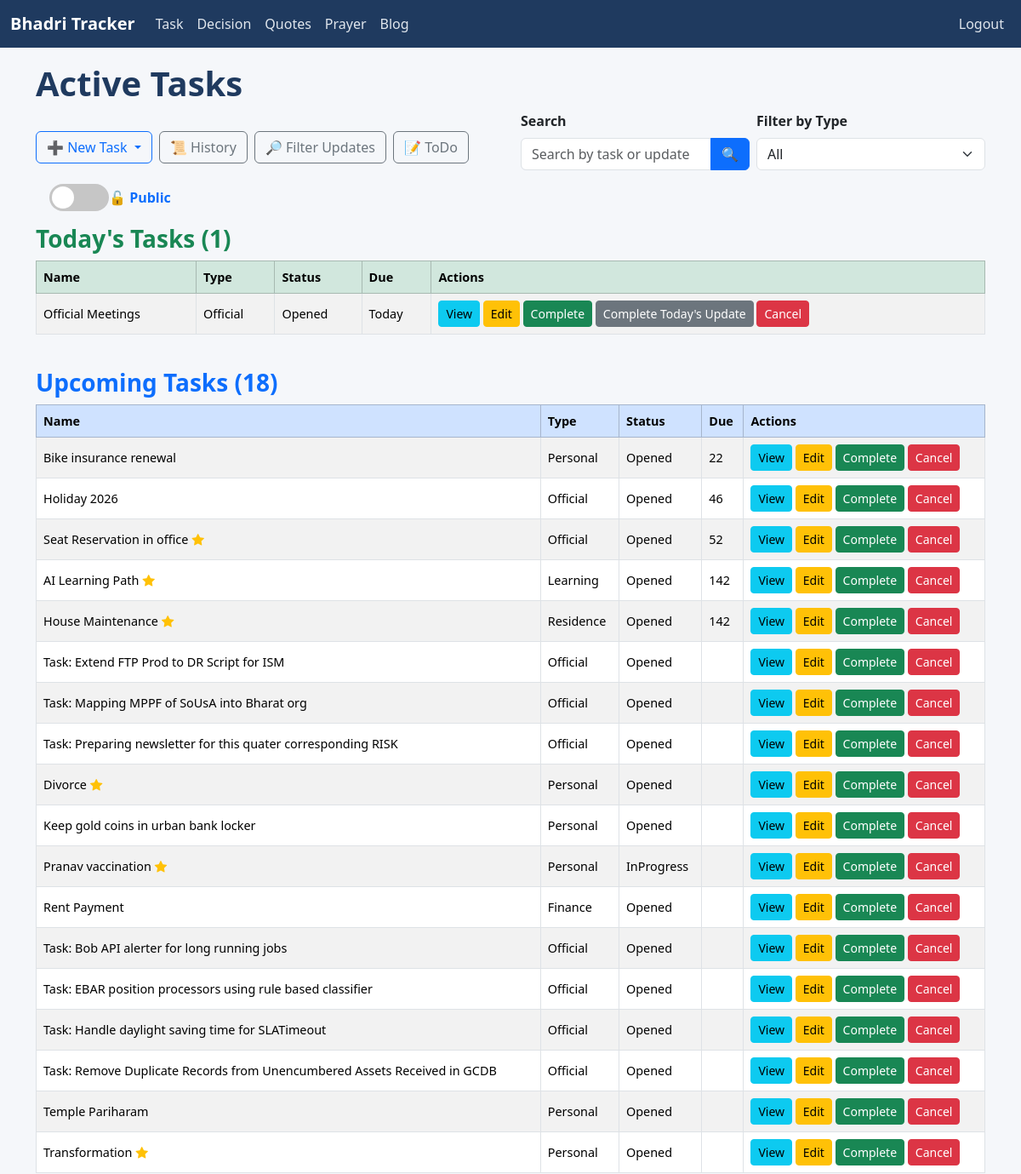
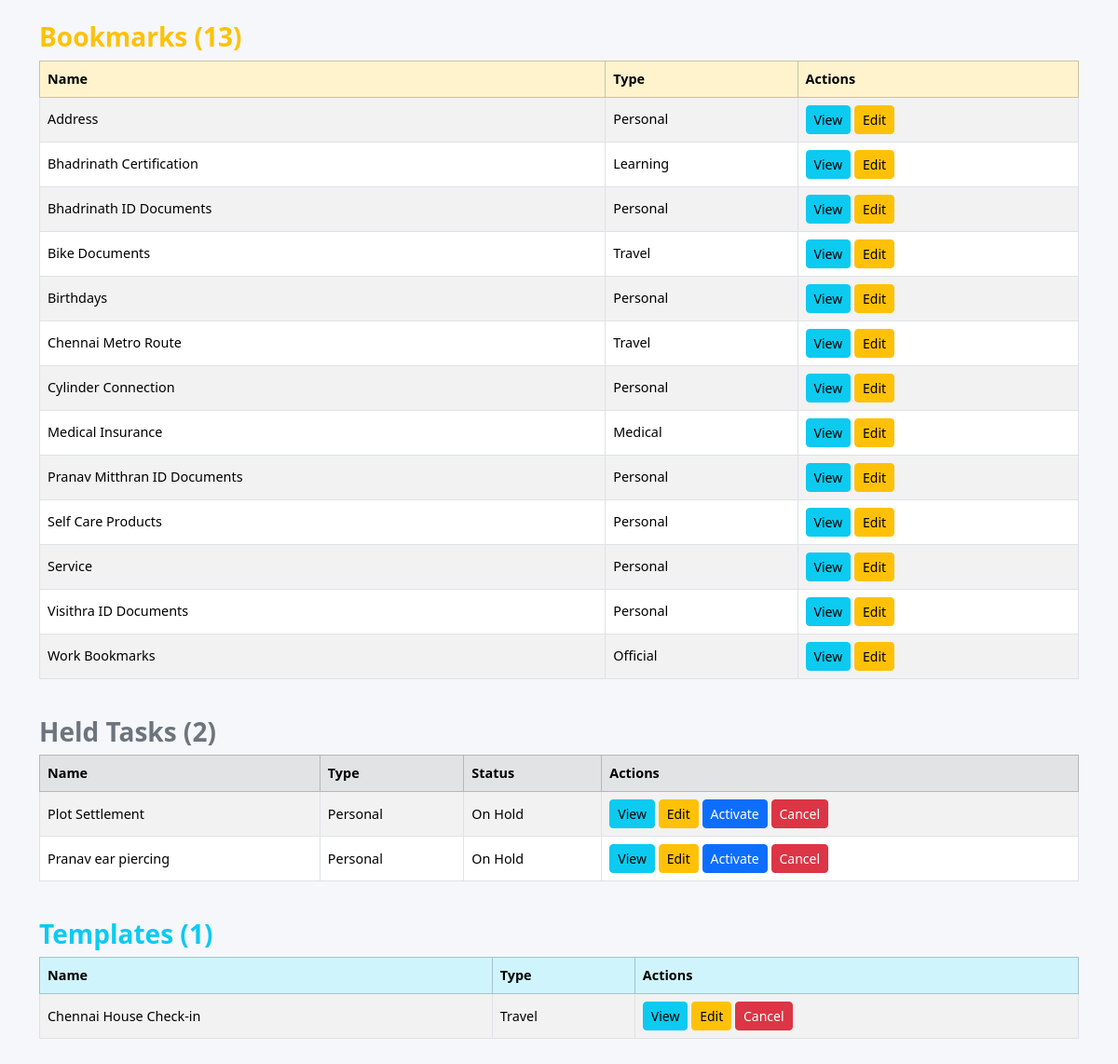
The app's page / (signed in), older data (2 pictures, top to bottom).
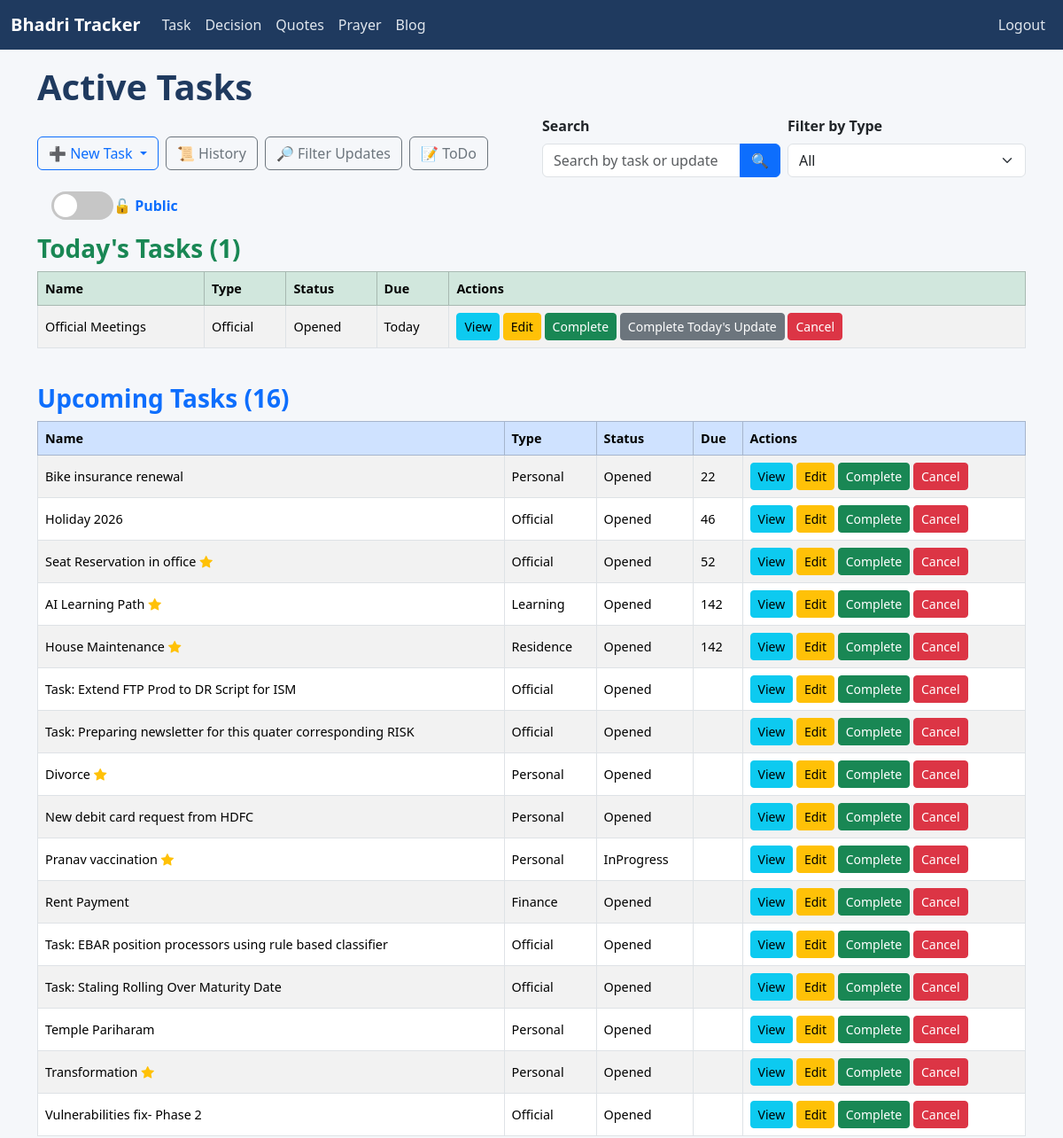
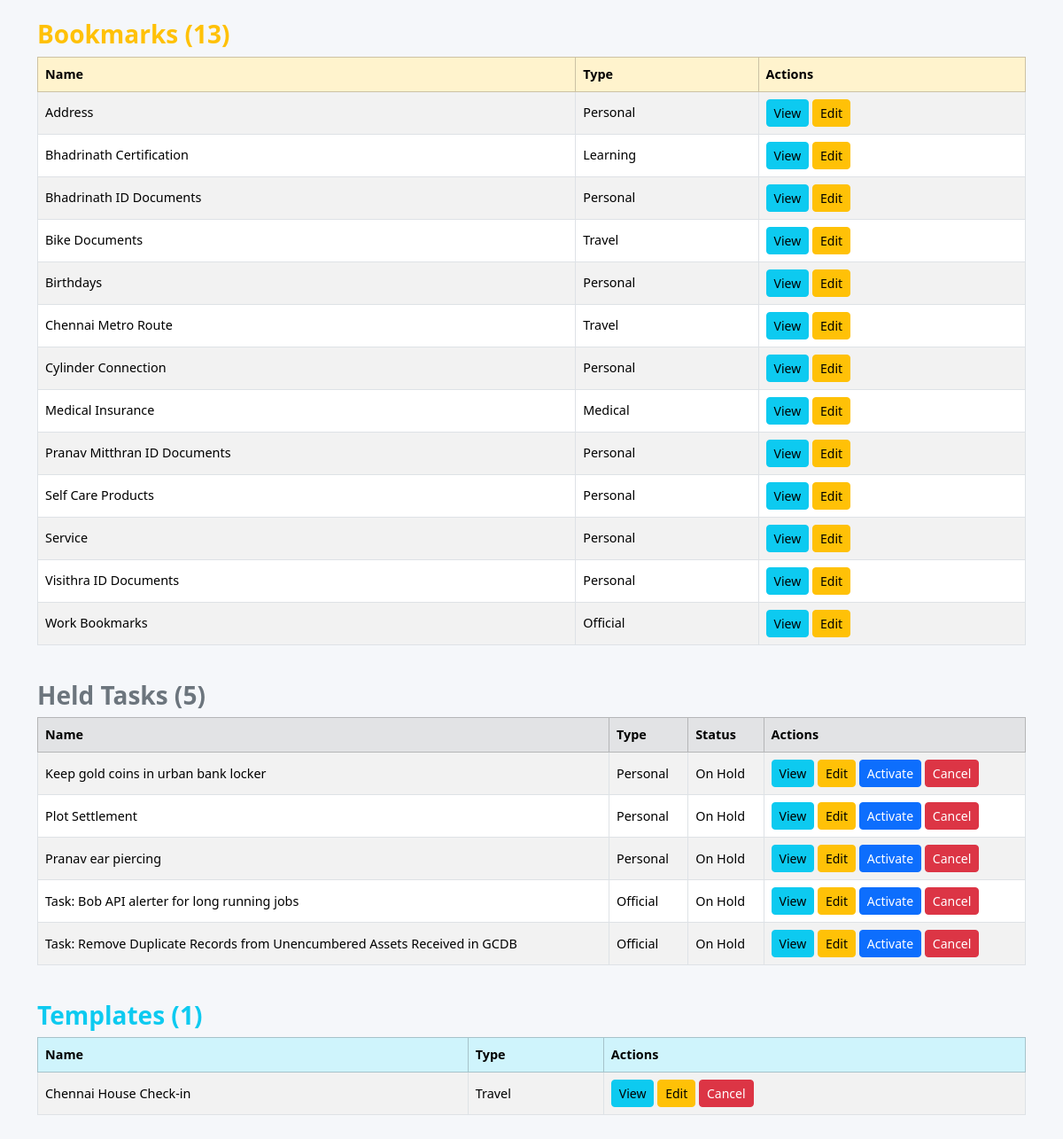
The same page, newer data (2 pictures, top to bottom).
### tracker/models.py (models this page shows, shortened)
class Task(models.Model):
    STATUS_CHOICES = [
        ('Opened', 'Opened'),
        ('InProgress', 'In Progress'),
        ('Completed', 'Completed'),
        ('Cancelled', 'Cancelled'),
        ('Hold', 'Hold'),
    ]
    name = models.CharField(max_length=200)
    status = models.CharField(max_length=20, choices=STATUS_CHOICES, default='Opened')
    task_type = models.ForeignKey(TaskType, on_delete=models.CASCADE)
    started_date = models.DateField(default=timezone.localtime(), null=True, blank=True)
    created_date = models.DateField(auto_now_add=True)
    updated_date = models.DateField(auto_now=True)
    completed_date = models.DateField(null=True, blank=True)
    target_date = models.DateField(default=timezone.localtime(), null=True, blank=True)
    is_bookmark = models.BooleanField(default=False)
    is_private = models.BooleanField(default=False)
    is_important = models.BooleanField(default=False)
    is_template = models.BooleanField(default=False)
    @property
    def days_till_upcoming(self):
        today = timezone.localdate()
        dates = []
        if self.started_date and self.started_date >= today:
            dates.append(self.started_date)
        if self.target_date and self.target_date >= today:
            dates.append(self.target_date)
        for upd in self.updates.all():
            if upd.status not in ['Completed', 'Cancelled'] and upd.date and upd.date >= today:
                dates.append(upd.date)
        if not dates:
            return None
        return (min(dates) - today).days

class TaskType(models.Model):
    name = models.CharField(max_length=50, unique=True)
    class Meta:
        ordering = ['name']

class Update(models.Model):
    STATUS_CHOICES = [
        ('Opened', 'Opened'),
        ('InProgress', 'In Progress'),
        ('Completed', 'Completed'),
        ('Cancelled', 'Cancelled')
    ]
    REMINDER_CHOICE = [
        ('Days', 'Days'),
        ('Workweek', 'Workweek'),
        ('Weekly', 'Weekly'),
        ('Monthly', 'Monthly'),
        ('Yearly', 'Yearly'),
    ]
    task = models.ForeignKey(Task, on_delete=models.CASCADE, related_name='updates')
    date = models.DateField(default=timezone.localtime(), null=True, blank=True)
    start_time = models.TimeField(null=True, blank=True)
    end_time = models.TimeField(null=True, blank=True)
    description = models.TextField()
    is_check_box = models.BooleanField(default=False)
    status = models.CharField(max_length=20, choices=STATUS_CHOICES, default='Opened')
    reminder_type = models.CharField(max_length=20, choices=REMINDER_CHOICE, null=True, blank=True)
    can_store_reminder = models.BooleanField(default=False)
    date_to_remind = models.IntegerField(null=True, blank=True)
    auto_reminder_handle = models.BooleanField(default=True)

### tracker/views.py (the view)
# urls.py: path('', views.TaskListView.as_view(), name='task_list'),
class TaskListView(LoginRequiredMixin, ListView):
    model = Task
    template_name = 'tracker/task_list.html'
    context_object_name = 'tasks'
    def get_queryset(self):
        queryset = Task.objects.exclude(
            status__in=['Completed', 'Cancelled', 'Hold']
        ).exclude(
            is_bookmark=True
        ).exclude(
            is_template=True
        )
        view_mode = self.request.GET.get('view', 'public')
        if view_mode == "private":
            user_profile = getattr(self.request.user, "userprofile", None)
            if user_profile is None or not user_profile.special_privilege_password:
                messages.error(self.request, "You do not have access to private tasks.")
                return Task.objects.none()
            if not self.request.session.get("private_access"):
                raise PermissionError("PRIVATE_ACCESS_REQUIRED")
            queryset = queryset.filter(is_private=True)
        elif view_mode == "public":
            self.request.session['private_access'] = False
            queryset = queryset.filter(is_private=False)
        search_query = self.request.GET.get('search')
        if search_query:
            queryset = queryset.filter(
                Q(name__icontains=search_query) |
                Q(updates__description__icontains=search_query)
            ).distinct()
        task_type_id = self.request.GET.get('task_type')
        if task_type_id:
            queryset = queryset.filter(task_type_id=task_type_id)
        tasks = list(queryset)
        tasks = [t for t in tasks if t.days_till_upcoming != 0]
        tasks.sort(
            key=lambda t: (
                t.days_till_upcoming is None,
                t.days_till_upcoming,
                t.target_date is None,
                t.target_date,
                t.name.lower(),
            )
        )
        return tasks
    def get_context_data(self, **kwargs):
        context = super().get_context_data(**kwargs)
        task_type_id = self.request.GET.get('task_type')
        search_query = self.request.GET.get('search', '')
        view_mode = self.request.GET.get('view', 'public')
        context['task_types'] = TaskType.objects.all()
        context['selected_type'] = int(task_type_id) if task_type_id else None
        context['search_query'] = search_query
        context['view_mode'] = view_mode
        common_filters = {}
        if task_type_id:
            common_filters['task_type_id'] = task_type_id
        if search_query:
            common_filters['name__icontains'] = search_query
        if view_mode == "private":
            common_filters['is_private'] = True
        base_queryset = Task.objects.filter(**common_filters) \
            .exclude(status__in=['Completed', 'Cancelled', 'Hold']) \
            .exclude(is_bookmark=True) \
            .exclude(is_template=True) \
            .order_by('name')
        today_tasks = [
            task for task in base_queryset
            if task.days_till_upcoming == 0
        ]
        context['today_tasks'] = today_tasks
        if view_mode == "public":
            common_filters['is_private'] = False
        held_tasks = Task.objects.filter(
            status__in=['Hold'],
            **common_filters
        ).exclude(is_template=True).order_by('name')
        context['held_tasks'] = held_tasks
        bookmarked_tasks = Task.objects.filter(
            is_bookmark=True,
            status__in=['Opened', 'InProgress'],
            **common_filters
        ).exclude(is_template=True).order_by('name')
        context['bookmarked_tasks'] = bookmarked_tasks
        template_tasks = Task.objects.filter(
            is_template=True,
            **common_filters
        ).order_by('name')
        context['template_tasks'] = template_tasks
        return context
    def dispatch(self, request, *args, **kwargs):
        try:
            return super().dispatch(request, *args, **kwargs)
        except PermissionError as e:
            if str(e) == "PRIVATE_ACCESS_REQUIRED":
                return redirect("private_access", "tracker:task_list")
            raise

### tracker/context_processors.py (called while the page is built)
def active_notifications(request):
    today = timezone.localdate()
    notifications = Notification.objects.filter(
        is_completed=False,
        date__gte=today,
        date__lte=today + timedelta(days=7)
    ).order_by('date')
    return {
        'active_notifications': notifications
    }

### templates/tracker/task_list.html (shortened to what the changed rows need)
{% extends 'base.html' %}
{% load static %}
{% block style %}
<link rel="stylesheet" href="{% static 'css/task_list.css' %}">
{% endblock %}
{% block content %}
<h1>Active Tasks</h1>
<div class="row align-items-end mb-3">
  <div class="col-md-6 mb-2">
  </div>
  <div class="col-md-6">
  </div>
</div>
<div class="toggle-container mb-3 ms-3">
  <a href="{% if view_mode == 'public' %}{% url 'private_access' 'tracker:task_list' %}{% else %}?view=public{% endif %}"
     class="text-decoration-none d-flex align-items-center">
  </a>
</div>
{% if today_tasks %}
  <h3 class="text-success mb-2">Today's Tasks ({{ today_tasks|length }})</h3>
  <div class="table-responsive mb-4">
    <table class="table table-bordered table-striped align-middle text-nowrap">
      <thead class="table-success">
        <tr>
          <th>Name</th>
          <th>Type</th>
          <th>Status</th>
          <th>Due</th>
          <th>Actions</th>
        </tr>
      </thead>
      <tbody>
        {% for task in today_tasks %}
          {% if task.is_private and view_mode == "public" %}
            <tr>
                <td colspan="5" class="text-center text-muted">
                    <i class="bi bi-eye-slash-fill"></i> Private Task
                </td>
            </tr>
          {% else %}
            <tr>
              <td>{{ task.name }}{% if task.is_important %}<i class="bi bi-star-fill text-warning ms-1"></i>{% endif %}</td>
              <td>{{ task.task_type.name }}</td>
              <td>{{ task.status }}</td>
              <td>{% if task.days_till_upcoming == 0 %}Today{% elif task.days_till_upcoming > 0 %}{{ task.days_till_upcoming }}{% endif %}</td>
              <td>
                <a href="{% url 'tracker:update_list' task.id %}" class="btn btn-sm btn-info">View</a>
                <a href="{% url 'tracker:task_update' task.id %}" class="btn btn-sm btn-warning">Edit</a>
                <a href="{% url 'tracker:mark_task_complete' task.id %}" class="btn btn-sm btn-success">Complete</a>
                <form method="post" action="{% url 'tracker:complete_today_task_updates' task.id %}" class="d-inline">
                    <button type="submit" class="btn btn-sm btn-secondary">
                    Complete Today's Update
                    </button>
                </form>
                <a href="{% url 'tracker:mark_task_cancel' task.id %}" class="btn btn-sm btn-danger">Cancel</a>
              </td>
            </tr>
          {% endif %}
        {% endfor %}
      </tbody>
    </table>
  </div>
{% endif %}
<h3 class="text-primary mb-2">Upcoming Tasks ({{ tasks|length }})</h3>
<div class="table-responsive">
  <table class="table table-striped table-bordered align-middle text-nowrap">
    <thead class="table-primary">
      <tr>
        <th>Name</th>
        <th>Type</th>
        <th>Status</th>
        <th>Due</th>
        <th>Actions</th>
      </tr>
    </thead>
    <tbody>
      {% for task in tasks %}
      <tr>
        <td>{{ task.name }}{% if task.is_important %}<i class="bi bi-star-fill text-warning ms-1"></i>{% endif %}</td>
        <td>{{ task.task_type.name }}</td>
        <td>{{ task.status }}</td>
        <td>{% if task.days_till_upcoming == 0 %}Today{% elif task.days_till_upcoming > 0 %}{{ task.days_till_upcoming }}{% endif %}</td>
        <td>
          <a href="{% url 'tracker:update_list' task.id %}" class="btn btn-sm btn-info">View</a>
          <a href="{% url 'tracker:task_update' task.id %}" class="btn btn-sm btn-warning">Edit</a>
          <a href="{% url 'tracker:mark_task_complete' task.id %}" class="btn btn-sm btn-success">Complete</a>
          <a href="{% url 'tracker:mark_task_cancel' task.id %}" class="btn btn-sm btn-danger">Cancel</a>
        </td>
      </tr>
      {% empty %}
        <tr><td colspan="6" class="text-center text-muted">No tasks found</td></tr>
      {% endfor %}
    </tbody>
  </table>
  {% if bookmarked_tasks %}
  <h3 class="text-warning mt-4">Bookmarks ({{ bookmarked_tasks|length }})</h3>
  <div class="table-responsive">
    <table class="table table-bordered table-striped align-middle text-nowrap">
      <thead class="table-warning">
        <tr>
          <th>Name</th>
          <th>Type</th>
          <th>Actions</th>
        </tr>
      </thead>
      <tbody>
        {% for task in bookmarked_tasks %}
        <tr>
          <td>{{ task.name }}{% if task.is_important %}<i class="bi bi-star-fill text-warning ms-1"></i>{% endif %}</td>
          <td>{{ task.task_type.name }}</td>
          <td>
            <a href="{% url 'tracker:update_list' task.id %}" class="btn btn-sm btn-info">View</a>
            <a href="{% url 'tracker:task_update' task.id %}" class="btn btn-sm btn-warning">Edit</a>
          </td>
        </tr>
        {% endfor %}
      </tbody>
    </table>
  </div>
  {% endif %}
  {% if held_tasks %}
  <h3 class="text-secondary mt-4">Held Tasks ({{ held_tasks|length }})</h3>
  <div class="table-responsive">
    <table class="table table-bordered table-striped align-middle text-nowrap">
      <thead class="table-secondary">
        <tr>
          <th>Name</th>
          <th>Type</th>
          <th>Status</th>
          <th>Actions</th>
        </tr>
      </thead>
      <tbody>
        {% for task in held_tasks %}
        <tr>
          <td>{{ task.name }}{% if task.is_important %}<i class="bi bi-star-fill text-warning ms-1"></i>{% endif %}</td>
          <td>{{ task.task_type.name }}</td>
          <td>On Hold</td>
          <td>
            <a href="{% url 'tracker:update_list' task.id %}" class="btn btn-sm btn-info">View</a>
            <a href="{% url 'tracker:task_update' task.id %}" class="btn btn-sm btn-warning">Edit</a>
            <a href="{% url 'tracker:toggle_hold' task.id %}" class="btn btn-sm btn-primary">
              Activate
            </a>
            <a href="{% url 'tracker:mark_task_cancel' task.id %}" class="btn btn-sm btn-danger">Cancel</a>
          </td>
        </tr>
        {% endfor %}
      </tbody>
    </table>
  </div>
  {% endif %}
  {% if template_tasks %}
  <h3 class="text-info mt-4">Templates ({{ template_tasks|length }})</h3>
  <div class="table-responsive">
    <table class="table table-bordered table-striped align-middle text-nowrap">
      <thead class="table-info">
        <tr>
          <th>Name</th>
          <th>Type</th>
          <th>Actions</th>
        </tr>
      </thead>
      <tbody>
        {% for task in template_tasks %}
        <tr>
          <td>{{ task.name }}{% if task.is_important %}<i class="bi bi-star-fill text-warning ms-1"></i>{% endif %}</td>
          <td>{{ task.task_type.name }}</td>
          <td>
            <a href="{% url 'tracker:update_list' task.id %}" class="btn btn-sm btn-info">View</a>
            <a href="{% url 'tracker:task_update' task.id %}" class="btn btn-sm btn-warning">Edit</a>
            <a href="{% url 'tracker:mark_task_cancel' task.id %}" class="btn btn-sm btn-danger">Cancel</a>
          </td>
        </tr>
        {% endfor %}
      </tbody>
    </table>
  </div>
  {% endif %}
</div>
</div>
{% endblock %}

Row changes from the older to the newer data that the page shows:
no longer on this page (row edited): Task: name "Task: Mapping MPPF of SoUsA into Bharat org", task_type.name "Official", status "Opened", shown under "Upcoming Tasks (18)"
no longer on this page (row edited): Task: name "Task: Handle daylight saving time for SLATimeout", task_type.name "Official", status "Opened", shown under "Upcoming Tasks (18)"
added Task: name "New debit card request from HDFC", task_type.name "Personal", status "Opened", shown under "Upcoming Tasks (16)"
now on this page (row edited): Task: name "Task: Staling Rolling Over Maturity Date", task_type.name "Official", status "Opened", shown under "Upcoming Tasks (16)"
added Task: name "Vulnerabilities fix- Phase 2", task_type.name "Official", status "Opened", shown under "Upcoming Tasks (16)"
changed Task "Keep gold coins in urban bank locker": moves from the list under "Upcoming Tasks (18)" to the list under "Held Tasks (5)"
changed Task "Task: Bob API alerter for long running jobs": moves from the list under "Upcoming Tasks (18)" to the list under "Held Tasks (5)"
changed Task "Task: Remove Duplicate Records from Unencumbered Assets Received in GCDB": moves from the list under "Upcoming Tasks (18)" to the list under "Held Tasks (5)"
Text that changed along with them:
{{ tasks|length }}: "18" → "16"
{{ held_tasks|length }}: "2" → "5"
